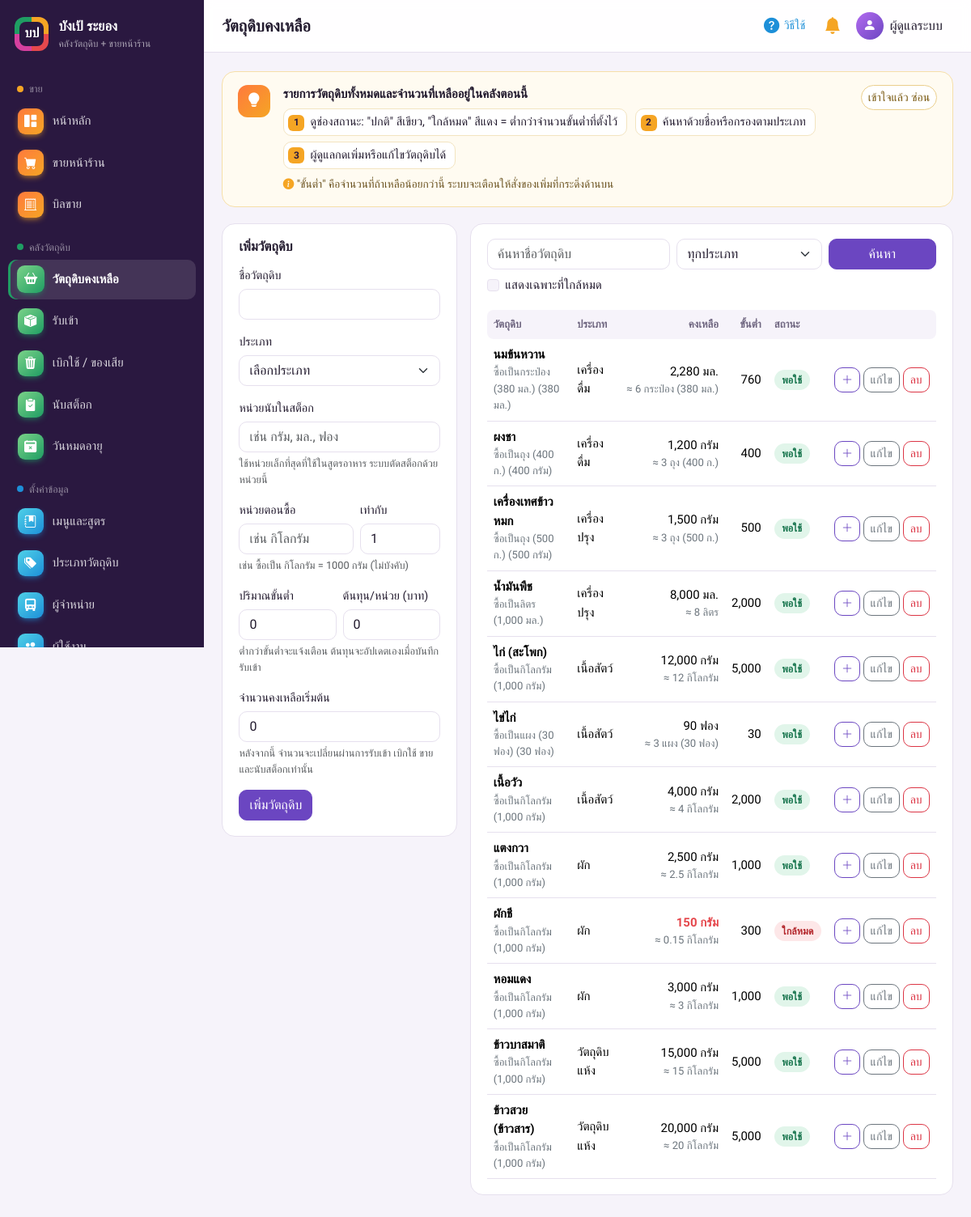
Page /ingredients.php (signed in) on the committed database.
### tables this page shows
CREATE TABLE users (
    id INT AUTO_INCREMENT PRIMARY KEY,
    username VARCHAR(50) NOT NULL UNIQUE,
    password VARCHAR(255) NOT NULL,
    full_name VARCHAR(100) NOT NULL,
    role ENUM('admin','cashier') NOT NULL DEFAULT 'cashier',
    is_active TINYINT(1) NOT NULL DEFAULT 1,
    created_at DATETIME NOT NULL DEFAULT CURRENT_TIMESTAMP
);

CREATE TABLE ingredients (
    id INT AUTO_INCREMENT PRIMARY KEY,
    name VARCHAR(150) NOT NULL,
    category_id INT NOT NULL,
    unit VARCHAR(30) NOT NULL,
    purchase_unit VARCHAR(50) NULL,
    purchase_factor DECIMAL(12,4) NOT NULL DEFAULT 1,
    quantity DECIMAL(14,2) NOT NULL DEFAULT 0,
    min_quantity DECIMAL(14,2) NOT NULL DEFAULT 0,
    cost_per_unit DECIMAL(14,4) NOT NULL DEFAULT 0,
    created_at DATETIME NOT NULL DEFAULT CURRENT_TIMESTAMP,
    updated_at DATETIME NOT NULL DEFAULT CURRENT_TIMESTAMP ON UPDATE CURRENT_TIMESTAMP,
    FOREIGN KEY (category_id) REFERENCES categories(id)
);

CREATE TABLE categories (
    id INT AUTO_INCREMENT PRIMARY KEY,
    name VARCHAR(100) NOT NULL UNIQUE,
    description VARCHAR(255) NULL
);

### includes/functions.php (called while the page is built, shortened)
<?php
require_once __DIR__ . '/../config/database.php';
function e($s): string
{
    return htmlspecialchars((string)$s, ENT_QUOTES, 'UTF-8');
}
function qty($n): string
{
    $s = number_format((float)$n, 2, '.', ',');
    return str_contains($s, '.') ? rtrim(rtrim($s, '0'), '.') : $s;
}
function current_user(): ?array
{
    return $_SESSION['user'] ?? null;
}
function is_admin(): bool
{
    return (current_user()['role'] ?? '') === 'admin';
}
function require_login(bool $api = false): array
{
    global $pdo;
    $u = current_user();
    if ($u) {
        $st = $pdo->prepare('SELECT id, username, full_name, role FROM users WHERE id = ? AND is_active = 1');
        $st->execute([$u['id']]);
        $fresh = $st->fetch();
        if ($fresh) {
            return $fresh;
        }
    }
}

### ingredients.php (the view, shortened to what this page needs)
<?php
require_once __DIR__ . '/includes/functions.php';
require_login();
$edit = null;
$q = trim($_GET['q'] ?? '');
$filter = $_GET['filter'] ?? '';
$where = ['i.name LIKE ?'];
$params = ["%$q%"];
$st = $pdo->prepare('SELECT i.*, c.name AS category_name FROM ingredients i
                     JOIN categories c ON c.id = i.category_id
                     WHERE ' . implode(' AND ', $where) . ' ORDER BY c.name, i.name');
$st->execute($params);
$rows = $st->fetchAll();
$pageTitle = 'วัตถุดิบคงเหลือ';
require __DIR__ . '/includes/header.php';
?>
<div class="row g-3">
    <?php if (is_admin()): ?>
    <div class="col-xl-4">
        <form class="panel" method="post">
            <h2 class="panel-title"><?= $edit ? 'แก้ไขวัตถุดิบ' : 'เพิ่มวัตถุดิบ' ?></h2>
            <div class="mb-3"><label class="form-label" for="name">ชื่อวัตถุดิบ</label>
                <input class="form-control" id="name" name="name" value="<?= e($edit['name'] ?? '') ?>" required></div>
            <div class="mb-3"><label class="form-label" for="category_id">ประเภท</label>
                <select class="form-select" id="category_id" name="category_id" required>
                    <option value="">เลือกประเภท</option>
                </select></div>
            <div class="mb-3"><label class="form-label" for="unit">หน่วยนับในสต็อก</label>
                <input class="form-control" id="unit" name="unit" value="<?= e($edit['unit'] ?? '') ?>" placeholder="เช่น กรัม, มล., ฟอง" required>
                <div class="form-text">ใช้หน่วยเล็กที่สุดที่ใช้ในสูตรอาหาร ระบบตัดสต็อกด้วยหน่วยนี้</div></div>
            <div class="row g-2 mb-3">
                <div class="col-7"><label class="form-label" for="purchase_unit">หน่วยตอนซื้อ</label>
                    <input class="form-control" id="purchase_unit" name="purchase_unit" value="<?= e($edit['purchase_unit'] ?? '') ?>" placeholder="เช่น กิโลกรัม"></div>
                <div class="col-5"><label class="form-label" for="purchase_factor">เท่ากับ</label>
                    <input class="form-control" id="purchase_factor" name="purchase_factor" type="number" step="0.0001" min="0" value="<?= e(qty($edit['purchase_factor'] ?? 1)) ?>"></div>
                <div class="form-text mt-1">เช่น ซื้อเป็น กิโลกรัม = 1000 กรัม (ไม่บังคับ)</div>
            </div>
            <div class="row g-2 mb-3">
                <div class="col-6"><label class="form-label" for="min_quantity">ปริมาณขั้นต่ำ</label>
                    <input class="form-control" id="min_quantity" name="min_quantity" type="number" step="0.01" min="0" value="<?= e($edit['min_quantity'] ?? 0) ?>">
                </div>
                <div class="col-6"><label class="form-label" for="cost_per_unit">ต้นทุน/หน่วย (บาท)</label>
                    <input class="form-control" id="cost_per_unit" name="cost_per_unit" type="number" step="0.0001" min="0" value="<?= e($edit['cost_per_unit'] ?? 0) ?>">
                </div>
                <div class="form-text mt-1">ต่ำกว่าขั้นต่ำจะแจ้งเตือน ต้นทุนจะอัปเดตเองเมื่อบันทึกรับเข้า</div>
            </div>
            <?php if (!$edit): ?>
            <div class="mb-3"><label class="form-label" for="start_quantity">จำนวนคงเหลือเริ่มต้น</label>
                <input class="form-control" id="start_quantity" name="start_quantity" type="number" step="0.01" min="0" value="0">
                <div class="form-text">หลังจากนี้ จำนวนจะเปลี่ยนผ่านการรับเข้า เบิกใช้ ขาย และนับสต็อกเท่านั้น</div></div>
            <?php else: ?>
            <p class="small text-secondary">คงเหลือปัจจุบัน <?= qty($edit['quantity']) ?> <?= e($edit['unit']) ?> ถ้าต้องการแก้จำนวน ให้ใช้หน้า <a href="stock_adjust.php">นับสต็อก</a></p>
            <?php endif; ?>
            <button class="btn btn-primary"><?= $edit ? 'บันทึกการแก้ไข' : 'เพิ่มวัตถุดิบ' ?></button>
        </form>
    </div>
    <?php endif; ?>
    <div class="<?= is_admin() ? 'col-xl-8' : 'col-12' ?>">
        <div class="panel">
            <form class="row g-2 mb-3 filter-form" method="get">
                <div class="col-sm-5"><input class="form-control" name="q" value="<?= e($q) ?>" placeholder="ค้นหาชื่อวัตถุดิบ"></div>
                <div class="col-sm-4"><select class="form-select" name="category">
                    <option value="">ทุกประเภท</option>
                </select></div>
                <div class="col-sm-3 d-flex gap-2">
                    <button class="btn btn-primary flex-fill">ค้นหา</button>
                </div>
                <div class="col-12">
                    <div class="form-check">
                        <input class="form-check-input" type="checkbox" id="lowOnly" name="filter" value="low" <?= $filter === 'low' ? 'checked' : '' ?> onchange="this.form.submit()">
                        <label class="form-check-label" for="lowOnly">แสดงเฉพาะที่ใกล้หมด</label>
                    </div>
                </div>
            </form>
            <div class="table-responsive">
                <table class="table">
                    <thead><tr><th>วัตถุดิบ</th><th>ประเภท</th><th class="num">คงเหลือ</th><th class="num">ขั้นต่ำ</th><th>สถานะ</th><?php if (is_admin()): ?><th></th><?php endif; ?></tr></thead>
                    <tbody>
                    <?php foreach ($rows as $r):
                        $low = $r['min_quantity'] > 0 && $r['quantity'] <= $r['min_quantity'];
                        $out = $r['quantity'] <= 0; ?>
                        <tr>
                            <td class="fw-semibold"><?= e($r['name']) ?>
                                <?php if ($r['purchase_unit']): ?><div class="small text-secondary fw-normal">ซื้อเป็น<?= e($r['purchase_unit']) ?> (<?= qty($r['purchase_factor']) ?> <?= e($r['unit']) ?>)</div><?php endif; ?></td>
                            <td><?= e($r['category_name']) ?></td>
                            <td class="num <?= $low ? 'text-danger fw-semibold' : '' ?>"><?= qty($r['quantity']) ?> <?= e($r['unit']) ?>
                                <?php if ($r['purchase_unit'] && $r['purchase_factor'] > 1): ?><div class="small text-secondary fw-normal">≈ <?= qty($r['quantity'] / $r['purchase_factor']) ?> <?= e($r['purchase_unit']) ?></div><?php endif; ?></td>
                            <td class="num"><?= qty($r['min_quantity']) ?></td>
                            <td><?php if ($out): ?><span class="status status-low">หมด</span>
                                <?php elseif ($low): ?><span class="status status-low">ใกล้หมด</span>
                                <?php else: ?><span class="status status-ok">พอใช้</span><?php endif; ?></td>
                            <?php if (is_admin()): ?>
                            <td class="text-end text-nowrap">
                                <a class="btn btn-sm btn-outline-primary" href="stock_in.php?ingredient=<?= $r['id'] ?>" title="รับเข้า"><i class="bi bi-plus-lg"></i></a>
                                <a class="btn btn-sm btn-outline-secondary" href="?edit=<?= $r['id'] ?>">แก้ไข</a>
                                <form method="post" class="d-inline" onsubmit="return confirm('ลบวัตถุดิบ <?= e($r['name']) ?>?')">
                                    <button class="btn btn-sm btn-outline-danger">ลบ</button>
                                </form>
                            </td>
                            <?php endif; ?>
                        </tr>
                    <?php endforeach; ?>
                    </tbody>
                </table>
            </div>
        </div>
    </div>
</div>
<?php require __DIR__ . '/includes/footer.php'; ?>

### includes/header.php (shortened to what this page needs)
<?php
$user = current_user();
$pageTitle = $pageTitle ?? APP_NAME;
$activePage = $activePage ?? '';
$helpKey = basename($_SERVER['SCRIPT_NAME'], '.php');
$helpFile = __DIR__ . '/help.php';
$help = is_file($helpFile) ? ((require $helpFile)[$helpKey] ?? null) : null;
$navTones = ['ขาย' => 'saffron', 'คลังวัตถุดิบ' => 'pandan', 'ตั้งค่าข้อมูล' => 'sky', 'สรุปผล' => 'rose'];
$navGroups = [
    'ขาย' => [
        ['index', 'index.php', 'bi-grid-1x2-fill', 'หน้าหลัก', false],
        ['pos', 'pos.php', 'bi-cart-fill', 'ขายหน้าร้าน', false],
        ['orders', 'orders.php', 'bi-receipt-cutoff', 'บิลขาย', false],
    ],
    'คลังวัตถุดิบ' => [
        ['ingredients', 'ingredients.php', 'bi-basket2-fill', 'วัตถุดิบคงเหลือ', false],
        ['stock_in', 'stock_in.php', 'bi-box-seam-fill', 'รับเข้า', true],
        ['stock_out', 'stock_out.php', 'bi-trash3-fill', 'เบิกใช้ / ของเสีย', true],
        ['stock_adjust', 'stock_adjust.php', 'bi-clipboard2-check-fill', 'นับสต็อก', true],
        ['expiry', 'expiry.php', 'bi-calendar2-x-fill', 'วันหมดอายุ', true],
    ],
    'ตั้งค่าข้อมูล' => [
        ['menus', 'menus.php', 'bi-journal-bookmark-fill', 'เมนูและสูตร', true],
        ['categories', 'categories.php', 'bi-tags-fill', 'ประเภทวัตถุดิบ', true],
        ['suppliers', 'suppliers.php', 'bi-truck-front-fill', 'ผู้จำหน่าย', true],
        ['users', 'users.php', 'bi-people-fill', 'ผู้ใช้งาน', true],
    ],
    'สรุปผล' => [
        ['reports', 'reports.php', 'bi-bar-chart-line-fill', 'รายงาน', true],
    ],
];
function render_nav(array $groups, array $tones, string $active): void
{
    foreach ($groups as $label => $items) {
        $visible = array_filter($items, fn($i) => !$i[4] || is_admin());
        $tone = ' tone-' . ($tones[$label] ?? 'violet');
        echo '<div class="nav-group' . $tone . '">' . e($label) . '</div>';
        foreach ($visible as [$key, $href, $icon, $text]) {
            $cls = $tone . ($key === $active ? ' active' : '');
            $aria = $key === $active ? ' aria-current="page"' : '';
            echo '<a class="side-link' . $cls . '" href="' . $href . '"' . $aria . '><i class="bi ' . $icon . '"></i><span>' . e($text) . '</span></a>';
        }
    }
}
?>
<!doctype html>
<html lang="th">
<head>
    <link href="https://cdn.jsdelivr.net/npm/bootstrap@5.3.3/dist/css/bootstrap.min.css" rel="stylesheet">
    <link href="https://cdn.jsdelivr.net/npm/bootstrap-icons@1.11.3/font/bootstrap-icons.min.css" rel="stylesheet">
    <link href="assets/style.css?v=<?= filemtime(__DIR__ . '/../assets/style.css') ?>" rel="stylesheet">
</head>
<body>
<div class="app">
    <aside class="sidebar d-none d-lg-flex">
        <a class="brand" href="index.php">
            <span class="brand-mark"><span>บป</span></span>
            <span><strong><?= e(APP_NAME) ?></strong><small>คลังวัตถุดิบ + ขายหน้าร้าน</small></span>
        </a>
        <nav class="side-nav"><?php render_nav($navGroups, $navTones, $activePage); ?></nav>
    </aside>
    <div class="main">
        <header class="topbar">
            <h1 class="page-title"><?= e($pageTitle) ?></h1>
            <div class="topbar-right">
                <?php if ($help): ?>
                <button class="btn btn-icon help-toggle" type="button" id="helpToggle" aria-controls="pageHelp" aria-expanded="true" title="วิธีใช้หน้านี้">
                    <i class="bi bi-question-circle-fill"></i><span class="d-none d-md-inline">วิธีใช้</span>
                </button>
                <?php endif; ?>
                <div class="dropdown">
                    <button class="btn btn-icon position-relative" type="button" data-bs-toggle="dropdown" data-bs-auto-close="outside" aria-expanded="false" aria-label="การแจ้งเตือน">
                        <i class="bi bi-bell-fill"></i>
                    </button>
                </div>
                <div class="dropdown">
                    <button class="btn user-btn" type="button" data-bs-toggle="dropdown" aria-expanded="false">
                        <span class="avatar" aria-hidden="true"><i class="bi bi-person-fill"></i></span>
                        <span class="d-none d-sm-inline"><?= e($user['full_name']) ?></span>
                    </button>
                </div>
            </div>
        </header>
        <main class="content">
            <?php if ($help): ?>
            <section class="help-strip" id="pageHelp" data-page="<?= e($helpKey) ?>" aria-label="วิธีใช้หน้านี้">
                <div class="help-icon"><i class="bi bi-lightbulb-fill"></i></div>
                <div class="help-body">
                    <div class="help-what"><?= e($help['what']) ?></div>
                    <ol class="help-steps">
                        <?php foreach ($help['steps'] as $step): ?><li><?= e($step) ?></li><?php endforeach; ?>
                    </ol>
                    <?php if (!empty($help['tip'])): ?><div class="help-tip"><i class="bi bi-info-circle-fill"></i> <?= e($help['tip']) ?></div><?php endif; ?>
                </div>
                <button type="button" class="btn btn-sm help-close" id="helpClose">เข้าใจแล้ว ซ่อน</button>
            </section>
            <?php endif; ?>

### rows in the picture
users: full_name "ผู้ดูแลระบบ"
ingredients: name "นมข้นหวาน", purchase_unit "กระป๋อง (380 มล.)", purchase_factor "380", unit "มล.", category.name "เครื่องดื่ม", quantity "2,280", qty($r['quantity'] / $r['purchase_factor']) "6", min_quantity "760", shows "พอใช้"
ingredients: name "ผงชา", purchase_unit "ถุง (400 ก.)", purchase_factor "400", unit "กรัม", category.name "เครื่องดื่ม", quantity "1,200", qty($r['quantity'] / $r['purchase_factor']) "3", min_quantity "400", shows "พอใช้"
ingredients: name "เครื่องเทศข้าวหมก", purchase_unit "ถุง (500 ก.)", purchase_factor "500", unit "กรัม", category.name "เครื่องปรุง", quantity "1,500", qty($r['quantity'] / $r['purchase_factor']) "3", min_quantity "500", shows "พอใช้"
ingredients: name "น้ำมันพืช", purchase_unit "ลิตร", purchase_factor "1,000", unit "มล.", category.name "เครื่องปรุง", quantity "8,000", qty($r['quantity'] / $r['purchase_factor']) "8", min_quantity "2,000", shows "พอใช้"
ingredients: name "ไก่ (สะโพก)", purchase_unit "กิโลกรัม", purchase_factor "1,000", unit "กรัม", category.name "เนื้อสัตว์", quantity "12,000", qty($r['quantity'] / $r['purchase_factor']) "12", min_quantity "5,000", shows "พอใช้"
ingredients: name "ไข่ไก่", purchase_unit "แผง (30 ฟอง)", purchase_factor "30", unit "ฟอง", category.name "เนื้อสัตว์", quantity "90", qty($r['quantity'] / $r['purchase_factor']) "3", min_quantity "30", shows "พอใช้"
ingredients: name "เนื้อวัว", purchase_unit "กิโลกรัม", purchase_factor "1,000", unit "กรัม", category.name "เนื้อสัตว์", quantity "4,000", qty($r['quantity'] / $r['purchase_factor']) "4", min_quantity "2,000", shows "พอใช้"
ingredients: name "แตงกวา", purchase_unit "กิโลกรัม", purchase_factor "1,000", unit "กรัม", category.name "ผัก", quantity "2,500", qty($r['quantity'] / $r['purchase_factor']) "2.5", min_quantity "1,000", shows "พอใช้"
ingredients: name "ผักชี", purchase_unit "กิโลกรัม", purchase_factor "1,000", unit "กรัม", category.name "ผัก", quantity "150", qty($r['quantity'] / $r['purchase_factor']) "0.15", min_quantity "300", shows "ใกล้หมด"
ingredients: name "หอมแดง", purchase_unit "กิโลกรัม", purchase_factor "1,000", unit "กรัม", category.name "ผัก", quantity "3,000", qty($r['quantity'] / $r['purchase_factor']) "3", min_quantity "1,000", shows "พอใช้"
ingredients: name "ข้าวบาสมาติ", purchase_unit "กิโลกรัม", purchase_factor "1,000", unit "กรัม", category.name "วัตถุดิบแห้ง", quantity "15,000", qty($r['quantity'] / $r['purchase_factor']) "15", min_quantity "5,000", shows "พอใช้"
ingredients: name "ข้าวสวย (ข้าวสาร)", purchase_unit "กิโลกรัม", purchase_factor "1,000", unit "กรัม", category.name "วัตถุดิบแห้ง", quantity "20,000", qty($r['quantity'] / $r['purchase_factor']) "20", min_quantity "5,000", shows "พอใช้"

### other values in the picture
APP_NAME "บังเป้ ระยอง"
$label "ขาย"
$text "หน้าหลัก"
$text "ขายหน้าร้าน"
$text "บิลขาย"
$label "คลังวัตถุดิบ"
$text "วัตถุดิบคงเหลือ"
$text "รับเข้า"
$text "เบิกใช้ / ของเสีย"
$text "นับสต็อก"
$text "วันหมดอายุ"
$label "ตั้งค่าข้อมูล"
$text "เมนูและสูตร"
$text "ประเภทวัตถุดิบ"
$text "ผู้จำหน่าย"
